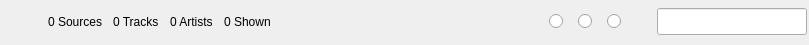
<?xml version="1.0" encoding="UTF-8"?>
<ui version="4.0">
 <class>TopBar</class>
 <widget class="QWidget" name="TopBar">
  <property name="geometry">
   <rect>
    <x>0</x>
    <y>0</y>
    <width>809</width>
    <height>45</height>
   </rect>
  </property>
  <property name="sizePolicy">
   <sizepolicy hsizetype="Expanding" vsizetype="Fixed">
    <horstretch>0</horstretch>
    <verstretch>0</verstretch>
   </sizepolicy>
  </property>
  <property name="minimumSize">
   <size>
    <width>0</width>
    <height>38</height>
   </size>
  </property>
  <property name="windowTitle">
   <string>Form</string>
  </property>
  <layout class="QHBoxLayout" name="horizontalLayout">
   <property name="leftMargin">
    <number>6</number>
   </property>
   <property name="topMargin">
    <number>2</number>
   </property>
   <property name="rightMargin">
    <number>2</number>
   </property>
   <property name="bottomMargin">
    <number>4</number>
   </property>
   <item>
    <widget class="QWidget" name="widgetMen" native="true">
     <property name="sizePolicy">
      <sizepolicy hsizetype="Fixed" vsizetype="Expanding">
       <horstretch>0</horstretch>
       <verstretch>0</verstretch>
      </sizepolicy>
     </property>
     <property name="minimumSize">
      <size>
       <width>36</width>
       <height>22</height>
      </size>
     </property>
     <property name="styleSheet">
      <string notr="true">margin-top:3px;</string>
     </property>
    </widget>
   </item>
   <item>
    <widget class="QLabel" name="statsLabelNumSources">
     <property name="styleSheet">
      <string notr="true"/>
     </property>
     <property name="text">
      <string>0 Sources</string>
     </property>
    </widget>
   </item>
   <item>
    <spacer name="horizontalSpacer_3">
     <property name="orientation">
      <enum>Qt::Horizontal</enum>
     </property>
     <property name="sizeType">
      <enum>QSizePolicy::Fixed</enum>
     </property>
     <property name="sizeHint" stdset="0">
      <size>
       <width>5</width>
       <height>20</height>
      </size>
     </property>
    </spacer>
   </item>
   <item>
    <widget class="AnimatedCounterLabel" name="statsLabelNumTracks">
     <property name="text">
      <string>0 Tracks</string>
     </property>
    </widget>
   </item>
   <item>
    <spacer name="horizontalSpacer_4">
     <property name="orientation">
      <enum>Qt::Horizontal</enum>
     </property>
     <property name="sizeType">
      <enum>QSizePolicy::Fixed</enum>
     </property>
     <property name="sizeHint" stdset="0">
      <size>
       <width>5</width>
       <height>20</height>
      </size>
     </property>
    </spacer>
   </item>
   <item>
    <widget class="AnimatedCounterLabel" name="statsLabelNumArtists">
     <property name="text">
      <string>0 Artists</string>
     </property>
    </widget>
   </item>
   <item>
    <spacer name="horizontalSpacer_5">
     <property name="orientation">
      <enum>Qt::Horizontal</enum>
     </property>
     <property name="sizeType">
      <enum>QSizePolicy::Fixed</enum>
     </property>
     <property name="sizeHint" stdset="0">
      <size>
       <width>5</width>
       <height>20</height>
      </size>
     </property>
    </spacer>
   </item>
   <item>
    <widget class="QLabel" name="statsLabelNumShown">
     <property name="text">
      <string>0 Shown</string>
     </property>
    </widget>
   </item>
   <item>
    <spacer name="horizontalSpacer">
     <property name="orientation">
      <enum>Qt::Horizontal</enum>
     </property>
     <property name="sizeType">
      <enum>QSizePolicy::MinimumExpanding</enum>
     </property>
     <property name="sizeHint" stdset="0">
      <size>
       <width>149</width>
       <height>20</height>
      </size>
     </property>
    </spacer>
   </item>
   <item>
    <widget class="QWidget" name="widgetRadio" native="true">
     <property name="sizePolicy">
      <sizepolicy hsizetype="Fixed" vsizetype="Fixed">
       <horstretch>0</horstretch>
       <verstretch>0</verstretch>
      </sizepolicy>
     </property>
     <property name="minimumSize">
      <size>
       <width>87</width>
       <height>30</height>
      </size>
     </property>
     <property name="maximumSize">
      <size>
       <width>87</width>
       <height>30</height>
      </size>
     </property>
     <widget class="QRadioButton" name="radioNormal">
      <property name="geometry">
       <rect>
        <x>0</x>
        <y>0</y>
        <width>29</width>
        <height>30</height>
       </rect>
      </property>
      <property name="sizePolicy">
       <sizepolicy hsizetype="Fixed" vsizetype="Fixed">
        <horstretch>0</horstretch>
        <verstretch>0</verstretch>
       </sizepolicy>
      </property>
      <property name="minimumSize">
       <size>
        <width>29</width>
        <height>30</height>
       </size>
      </property>
      <property name="maximumSize">
       <size>
        <width>29</width>
        <height>30</height>
       </size>
      </property>
      <property name="text">
       <string/>
      </property>
     </widget>
     <widget class="QRadioButton" name="radioCloud">
      <property name="geometry">
       <rect>
        <x>58</x>
        <y>0</y>
        <width>29</width>
        <height>30</height>
       </rect>
      </property>
      <property name="sizePolicy">
       <sizepolicy hsizetype="Fixed" vsizetype="Fixed">
        <horstretch>0</horstretch>
        <verstretch>0</verstretch>
       </sizepolicy>
      </property>
      <property name="minimumSize">
       <size>
        <width>29</width>
        <height>30</height>
       </size>
      </property>
      <property name="maximumSize">
       <size>
        <width>29</width>
        <height>30</height>
       </size>
      </property>
      <property name="text">
       <string/>
      </property>
     </widget>
     <widget class="QRadioButton" name="radioDetailed">
      <property name="geometry">
       <rect>
        <x>29</x>
        <y>0</y>
        <width>29</width>
        <height>30</height>
       </rect>
      </property>
      <property name="sizePolicy">
       <sizepolicy hsizetype="Fixed" vsizetype="Fixed">
        <horstretch>0</horstretch>
        <verstretch>0</verstretch>
       </sizepolicy>
      </property>
      <property name="minimumSize">
       <size>
        <width>29</width>
        <height>30</height>
       </size>
      </property>
      <property name="maximumSize">
       <size>
        <width>29</width>
        <height>30</height>
       </size>
      </property>
      <property name="text">
       <string/>
      </property>
     </widget>
    </widget>
   </item>
   <item>
    <spacer name="horizontalSpacer_2">
     <property name="orientation">
      <enum>Qt::Horizontal</enum>
     </property>
     <property name="sizeType">
      <enum>QSizePolicy::Fixed</enum>
     </property>
     <property name="sizeHint" stdset="0">
      <size>
       <width>15</width>
       <height>20</height>
      </size>
     </property>
    </spacer>
   </item>
   <item>
    <widget class="SearchLineEdit" name="filterEdit">
     <property name="sizePolicy">
      <sizepolicy hsizetype="Fixed" vsizetype="Fixed">
       <horstretch>0</horstretch>
       <verstretch>0</verstretch>
      </sizepolicy>
     </property>
     <property name="minimumSize">
      <size>
       <width>150</width>
       <height>27</height>
      </size>
     </property>
     <property name="maximumSize">
      <size>
       <width>150</width>
       <height>27</height>
      </size>
     </property>
    </widget>
   </item>
  </layout>
 </widget>
 <customwidgets>
  <customwidget>
   <class>AnimatedCounterLabel</class>
   <extends>QLabel</extends>
   <header>utils/animatedcounterlabel.h</header>
  </customwidget>
  <customwidget>
   <class>SearchLineEdit</class>
   <extends>QLineEdit</extends>
   <header>playlist/topbar/searchlineedit.h</header>
  </customwidget>
 </customwidgets>
 <resources/>
 <connections/>
</ui>
